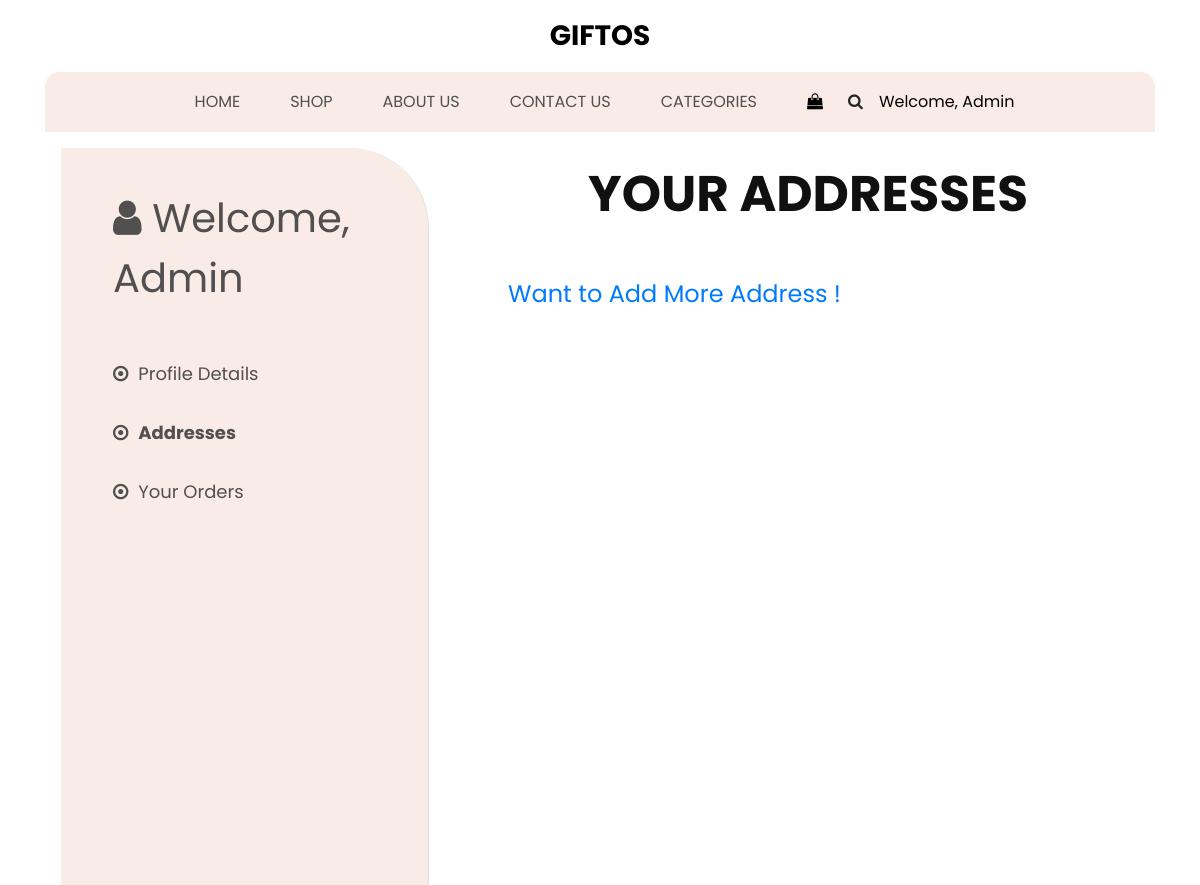
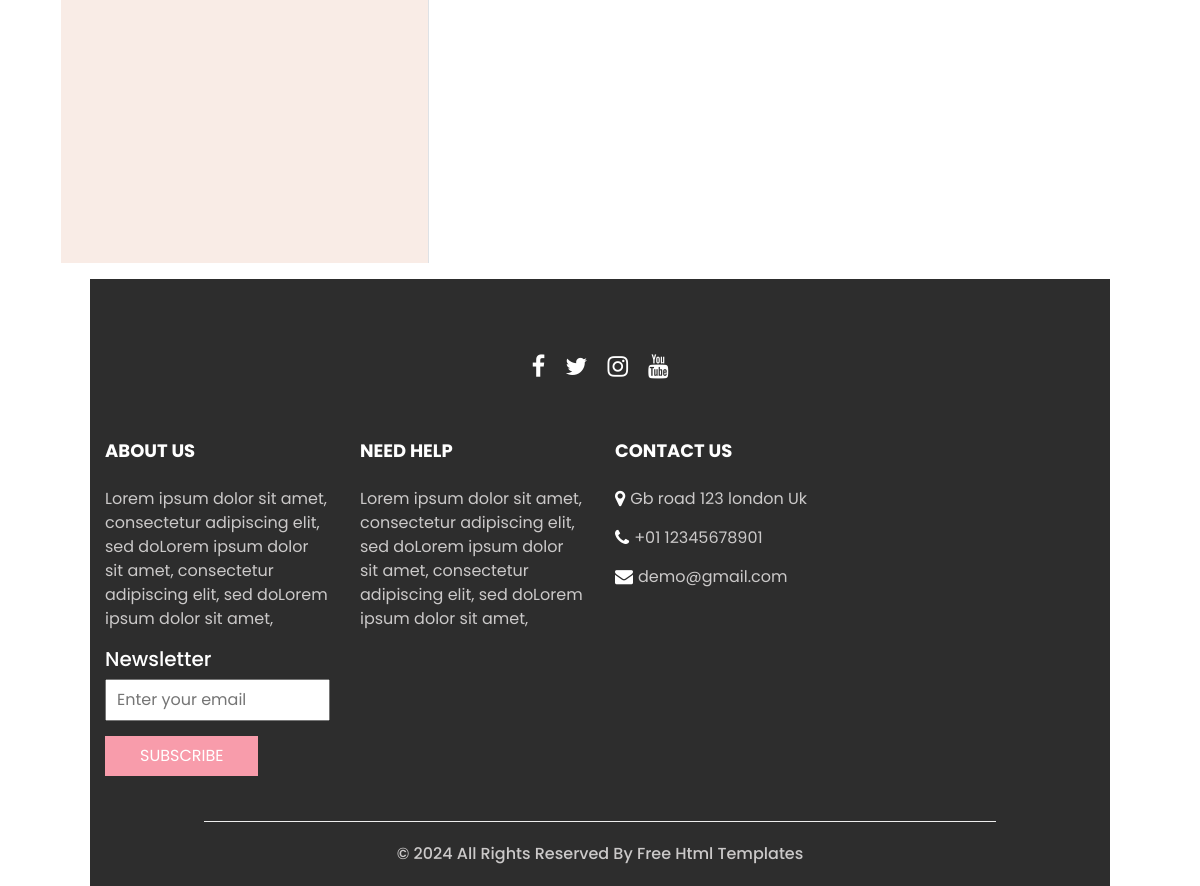
/address/ (signed in), run on an earlier commit of the app's database (2 pictures, top to bottom).
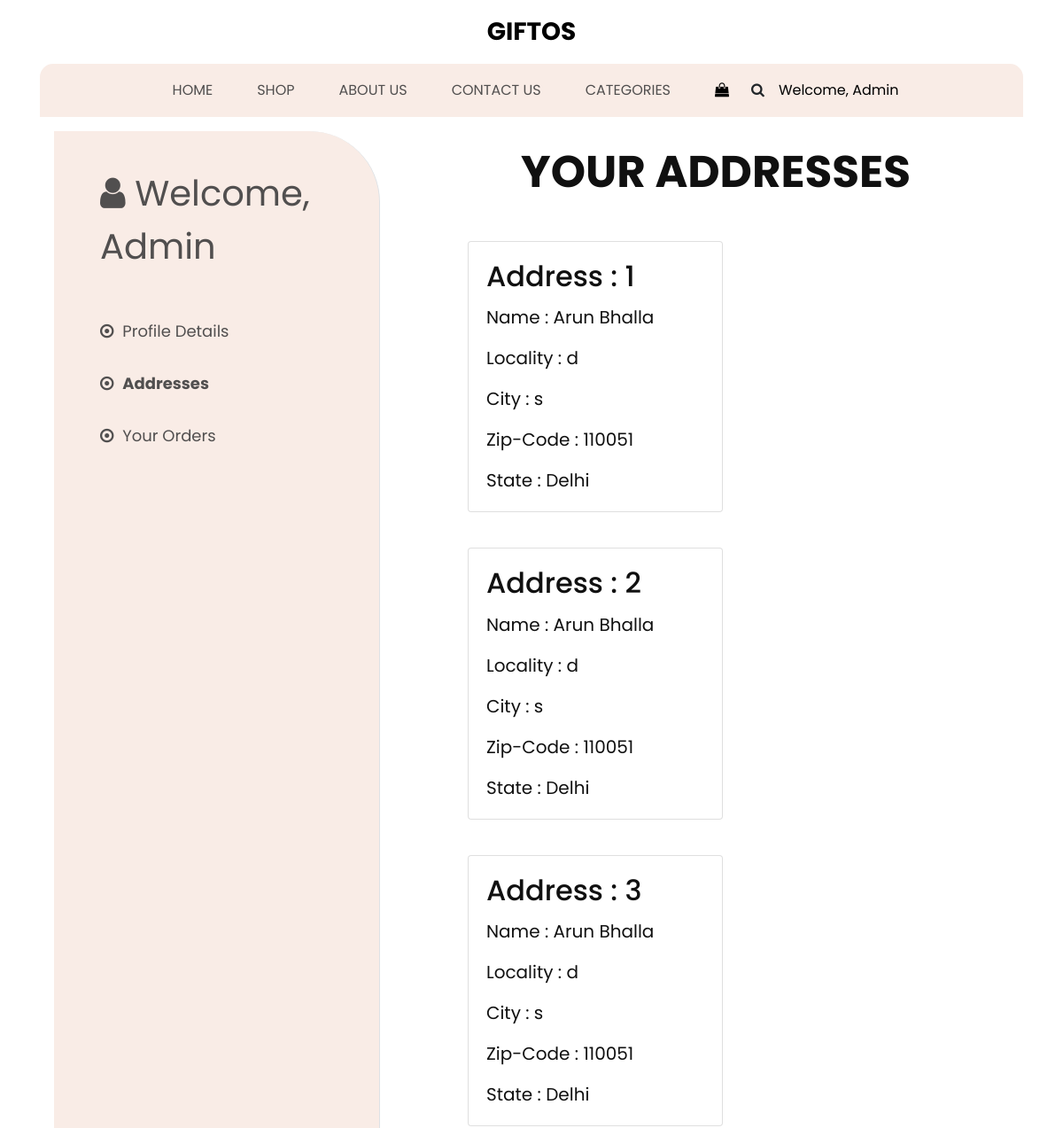
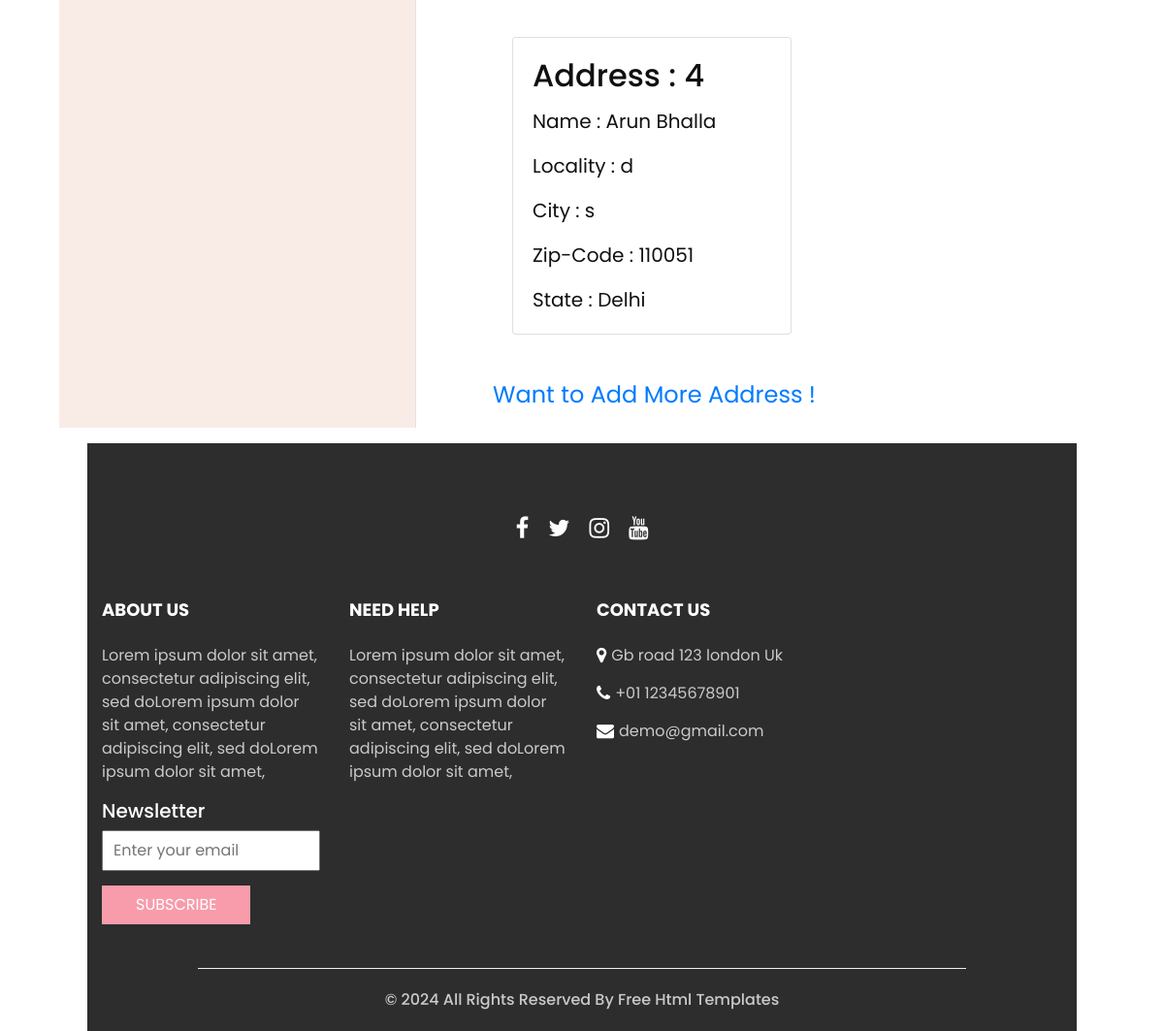
And on a later commit of the database (2 pictures, top to bottom).
### shop/models.py (models this page shows, shortened)
class Customer(models.Model):
    user = models.ForeignKey( User, on_delete=models.CASCADE)
    name = models. CharField(max_length=200)
    locality = models.CharField(max_length=200)
    city = models. CharField(max_length=50)
    zipcode = models. IntegerField()
    state = models. CharField(choices=STATE_CHOICES,max_length= 50)

### shop/views.py (the view)
# urls.py: path("address/", AddressView.as_view(), name="address"),
class AddressView(TemplateView):
    def get(self ,request):
        user  = request.user
        address_qs = Customer.objects.filter(user = user)
        return render (request , "shop/Address.html" , {'address_qs': address_qs})

### templates/shop/Address.html (shortened to what this page needs)
{% extends "shop/base.html" %} {% load static %} {% block a %}
<section class="Categories_section" style="padding: 1rem">
  <div class="heading_container">
      <link
        href="https://cdnjs.cloudflare.com/ajax/libs/font-awesome/4.7.0/css/font-awesome.min.css"
        rel="stylesheet"
      />
      <link rel="stylesheet" href="{% static 'css/sidebar_list.css' %}" />
    <div class="container-fluid">
      <div class="sidebar-content">
        <aside id="sidebar" class  = "sidebar"  style = "height : auto; ">
          <p style="padding-left: 2rem; font-size: 40px">
            <i class="fa fa-user" aria-hidden="true"></i>
            Welcome, <span style="text-transform: capitalize;"> {{ user.username }}</span>
          </p>
            <a
            href="{% url 'profile' %}"
            class="d-block mb-2  "
            style="padding-left: 2rem"
            >
            <i class="fa fa-dot-circle-o" aria-hidden="true"></i>
            <span>Profile Details</span>
          </a>
            <a
            href="{% url 'address' %}"
            class="d-block mb-2 "
            style="padding-left: 2rem"
            >
            <i class="fa fa-dot-circle-o active " aria-hidden="true"></i>
            <b>Addresses</b>
          </a>
            <a
            href=""
            class="d-block mb-2 "
            style="padding-left: 2rem"
            >
            <i class="fa fa-dot-circle-o" aria-hidden="true"></i>
            <span>Your Orders</span>
          </a>
        </aside>
        <div id="additional-content">
          <div style="padding-left: 3rem">
            <section class="shop_section ">
              <div class="container">
                <section>
                  <div class="heading_container heading_center">
                    <h2 style="font-size: 50px">Your Addresses</h2>
                  </div >
                  <div class =" card-container">
                    {% for a in address_qs %}
                    <div class="card" style="width: 18rem; margin: 20px; ">
                        <div class="card-body " >
                            <h5 class="card-title" style="font-size: 2rem;"> Address : {{forloop.counter }}</h5>
                            <p class="card-text" style="font-size: 1.25rem;">
                                Name : {{a.name}}
                            </p>
                            <p class="card-text" style="font-size: 1.25rem;">
                                Locality : {{a.locality}}
                            </p>
                            <p class="card-text" style="font-size: 1.25rem;">
                                City : {{a.city}}
                            </p>
                            <p class="card-text" style="font-size: 1.25rem;">
                                Zip-Code : {{a.zipcode}}
                            </p>
                            <p class="card-text" style="font-size: 1.25rem;">
                                State : {{a.state}}
                            </p>
                        </div>
                    </div>
                    {% endfor %}
                </div>
                <br>
                  <a href="{% url 'profile' %}"> <span style="font-size: 1.5rem " >Want to Add More Address ! </span></a>
                </section>
        </div>
      </div>
    </div>
  </div>
</section>
{% endblock a %}

### templates/shop/base.html (shortened to what this page needs)
{% load static %}
<!DOCTYPE html>
<html>
<head>
  <link rel="stylesheet" type="text/css" href="https://cdnjs.cloudflare.com/ajax/libs/OwlCarousel2/2.3.4/assets/owl.carousel.min.css" />
  <link rel="stylesheet" type="text/css" href="{% static 'css/bootstrap.css' %}" />
  <link href="{% static 'css/style.css' %}" rel="stylesheet" />
  <link href="{% static 'css/responsive.css' %}" rel="stylesheet" />
  <link rel="stylesheet" href="https://cdnjs.cloudflare.com/ajax/libs/font-awesome/4.7.0/css/font-awesome.min.css">
</head>
<body>
  <div class="hero_area">
    <header class="header_section">
      <nav class="navbar navbar-expand-lg custom_nav-container ">
        <a class="navbar-brand" href="{% url 'home'%}">
          <span>
            Giftos
          </span>
        </a>
        <div class="collapse navbar-collapse" id="navbarSupportedContent">
          <ul class="navbar-nav  ">
            <li class="nav-item {% if request.path == '/' %}active{% endif %} " >
              <a class="nav-link" href="{% url 'home'%}">Home
              </a>
            </li>
            <li class="nav-item  {% if request.path == '/shop/' %}active{% endif %}" >
              <a class="nav-link" href="{% url 'shop'%}">
                Shop
              </a>
            </li>
            <li class="nav-item {% if request.path == '/about/' %}active{% endif %} ">
              <a class="nav-link" href="{% url 'about'%}">
                About Us
              </a>
            </li>
            <li class="nav-item  {% if request.path == '/contact/' %}active{% endif %} ">
              <a class="nav-link" href="{% url 'contact'%}">
                Contact Us
              </a>
            </li>
            <li class="nav-item {% if request.path == '/cpage/' %}active {% endif %}  ">
              <a class="nav-link" href="{% url 'cpage'%}">
                Categories
              </a>
            </li>
          </ul>
          <div class="user_option">
            {% if  user.is_authenticated %}
            <a href="{%url 'showcart' %}">
              <i class="fa fa-shopping-bag" aria-hidden="true"></i>
            </a>
           {% endif %}
            <form class="form-inline ">
              <button class="btn nav_search-btn" type="submit">
                <i class="fa fa-search" aria-hidden="true"></i>
              </button>
            </form>
          </div>
           <section>
            {% if  user.is_authenticated %}
            <a href="{% url 'profile'%}">
              <div class="dropdown " style = "display: flex ;">
                <button class="nav-link " type="button" aria-hidden="true" style = "border: transparent;
    background-color: transparent;">
                    Welcome, <span style="text-transform: capitalize;">{{ user.username }}</span>
                </button>
                  </div>
          </a>
        {% endif %}
      </section>
        </div>
      </nav>
    </header>
    {% block  a %}
    {% endblock  %}
 <section class="info_section  layout_padding2-top">
    <div class="social_container">
      <div class="social_box">
        <a href="">
          <i class="fa fa-facebook" aria-hidden="true"></i>
        </a>
        <a href="">
          <i class="fa fa-twitter" aria-hidden="true"></i>
        </a>
        <a href="">
          <i class="fa fa-instagram" aria-hidden="true"></i>
        </a>
        <a href="">
          <i class="fa fa-youtube" aria-hidden="true"></i>
        </a>
      </div>
    </div>
    <div class="info_container ">
      <div class="container">
        <div class="row">
          <div class="col-md-6 col-lg-3">
            <h6>
              ABOUT US
            </h6>
            <p>
              Lorem ipsum dolor sit amet, consectetur adipiscing elit, sed doLorem ipsum dolor sit amet, consectetur adipiscing elit, sed doLorem ipsum dolor sit amet,
            </p>
            <div class="info_form ">
              <h5>
                Newsletter
              </h5>
              <form action="#">
                <input type="email" placeholder="Enter your email">
                <button>
                  Subscribe
                </button>
              </form>
            </div>
          </div>
          <div class="col-md-6 col-lg-3">
            <h6>
              NEED HELP
            </h6>
            <p>
              Lorem ipsum dolor sit amet, consectetur adipiscing elit, sed doLorem ipsum dolor sit amet, consectetur adipiscing elit, sed doLorem ipsum dolor sit amet,
            </p>
          </div>
          <div class="col-md-6 col-lg-3">
            <h6>
              CONTACT US
            </h6>
            <div class="info_link-box">
              <a href="">
                <i class="fa fa-map-marker" aria-hidden="true"></i>
                <span> Gb road 123 london Uk </span>
              </a>
              <a href="">
                <i class="fa fa-phone" aria-hidden="true"></i>
                <span>+01 12345678901</span>
              </a>
              <a href="">
                <i class="fa fa-envelope" aria-hidden="true"></i>
                <span> demo@gmail.com</span>
              </a>
            </div>
          </div>
        </div>
      </div>
    </div>
<footer class=" footer_section">
    <div class="container">
      <p>
        &copy; <span id="displayYear"></span> All Rights Reserved By
        <a href="https://html.design/">Free Html Templates</a>
      </p>
    </div>
  </footer>
</section>
</body>
</html>

### static/css/style.css (style rules this page uses)
body { font-family: "poppins", sans-serif; color: #101010; background-color: #ffffff; }
.layout_padding2-top { padding-top: 45px; }
.heading_container { display: -webkit-box; display: -ms-flexbox; display: flex; -webkit-box-orient: vertical; -webkit-box-direction: normal; -ms-flex-direction: column; flex-direction: column; }
.heading_container h2 { text-transform: uppercase; font-weight: bold; }
.heading_container.heading_center { -webkit-box-align: center; -ms-flex-align: center; align-items: center; text-align: center; }
.hero_area { padding: 0 45px; }
#navbarSupportedContent { width: 100%; background-color: #f9ece6; -webkit-box-pack: center; -ms-flex-pack: center; justify-content: center; padding: 10px 0; border-radius: 15px 15px 0 0; }
#navbarSupportedContent .navbar-nav .nav-link { padding: 5px 25px; color: #514f4f; text-align: center; text-transform: uppercase; border-radius: 5px; }
a, a:hover, a:focus { text-decoration: none; }
.btn, .btn:focus { outline: none !important; -webkit-box-shadow: none; box-shadow: none; }
.navbar-brand { margin: 15px 0; padding: 0; }
.navbar-brand span { font-size: 28px; font-weight: bold; color: #000000; text-transform: uppercase; margin: 0; padding: 0; }
.custom_nav-container .nav_search-btn { padding: 0; border: none; }
.custom_nav-container { z-index: 99999; padding: 0; -webkit-box-orient: vertical; -webkit-box-direction: normal; -ms-flex-direction: column; flex-direction: column; -webkit-box-align: center; -ms-flex-align: center; align-items: center; }
.user_option { display: -webkit-box; display: -ms-flexbox; display: flex; -webkit-box-align: center; -ms-flex-align: center; align-items: center; margin-left: 25px; }
.user_option a { margin-right: 25px; color: #000000; }
.shop_section .heading_container { margin-bottom: 20px; }
.info_section { position: relative; background-color: #2d2d2d; color: #ffffff; margin: 0 45px 45px; }
.info_section .social_container { -webkit-box-pack: center; -ms-flex-pack: center; justify-content: center; margin-top: 25px; margin-bottom: 30px; }
.info_section .social_container .social_box { display: -webkit-box; display: -ms-flexbox; display: flex; -webkit-box-align: center; -ms-flex-align: center; align-items: center; -webkit-box-pack: center; -ms-flex-pack: center; justify-content: center; }
.info_section .social_container .social_box a { margin: 0 10px; color: #ffffff; font-size: 24px; }
.info_section .info_form form input { outline: none; width: 100%; padding: 7px 10px; }
.info_section .info_form form button { padding: 8px 35px; outline: none; border: none; color: #ffffff; background: #f89cab; margin-top: 15px; text-transform: uppercase; }
.info_section .row > div { margin-top: 25px; }
.info_section a { text-transform: none; }
.info_section h6 { font-weight: bold; text-transform: uppercase; font-size: 18px; margin-bottom: 25px; }
.info_section p { color: #cbc9c9; }
.info_section .info_link-box a { display: -webkit-box; display: -ms-flexbox; display: flex; -webkit-box-align: center; -ms-flex-align: center; align-items: center; margin: 15px 0; }
.info_section .info_link-box a i { color: #ffffff; margin-right: 5px; font-size: 18px; }
.info_section .info_link-box a span { color: #cbc9c9; }
.footer_section { margin-top: 45px; font-weight: 500; }
.footer_section p { padding: 20px 0; margin: 0 auto; text-align: center; border-top: 1.5px solid #eeeeee; width: 80%; }
.footer_section a { color: #cbc9c9; }

### static/css/responsive.css (style rules this page uses)
@media (min-width: 1200px) { .container { max-width: 1170px; } }

### static/css/sidebar_list.css (style rules this page uses)
aside { color: #514f4f; width: 250px; padding-left: 20px; height: 100vh; background: #f9ece6; border-top-right-radius: 80px; }
aside a { font: 18px poppins; color: #514f4f; display: block; padding: 12px; padding-left: 30px; text-decoration: none; -webkit-tap-highlight-color:transparent; }
aside a i { margin-right: 5px; }
aside p { margin: 0; padding: 40px 0; }
body { font-family: poppins ; width: 100%; height: 100vh; margin: 0; }
.container-fluid { display: flex; width: 100%; padding: 0; margin: 0; }
.sidebar-content { display: flex; width: 100%; flex: 1; }
#sidebar { color: #514f4f; width: 23rem; background: #f9ece6; border-right: 1px solid #dee2e6; overflow-y: auto; }
#additional-content { flex: 1; padding: 1rem; }

### templates/shop/Address.html (style rules this page uses)
.card-container { display: flex; flex-wrap: wrap; }
@media (min-width: 1100px) { aside { min-height: 1000px; } }

What changed in the data, as far as the page shows it:
added Customer: name "Arun Bhalla", locality "d", city "s", zipcode "110051", state "Delhi"
added Customer: name "Arun Bhalla", locality "d", city "s", zipcode "110051", state "Delhi"
added Customer: name "Arun Bhalla", locality "d", city "s", zipcode "110051", state "Delhi"
added Customer: name "Arun Bhalla", locality "d", city "s", zipcode "110051", state "Delhi"
